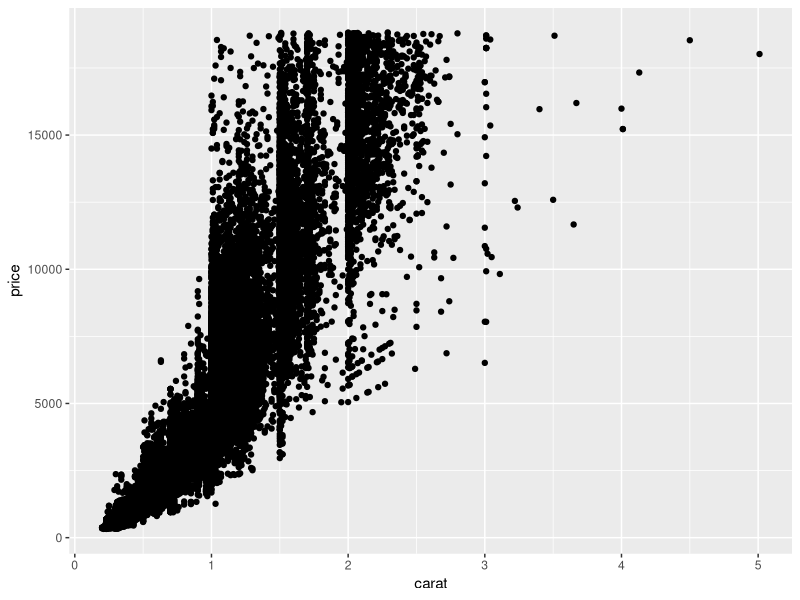
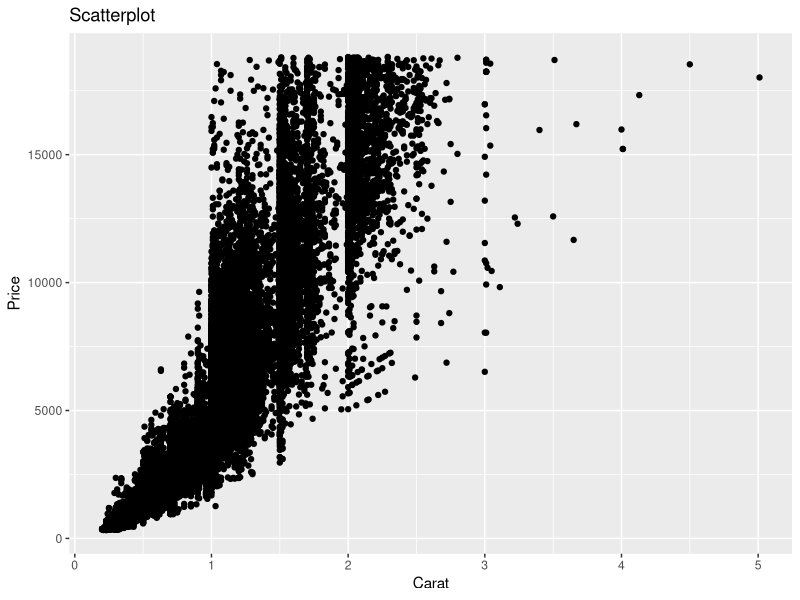
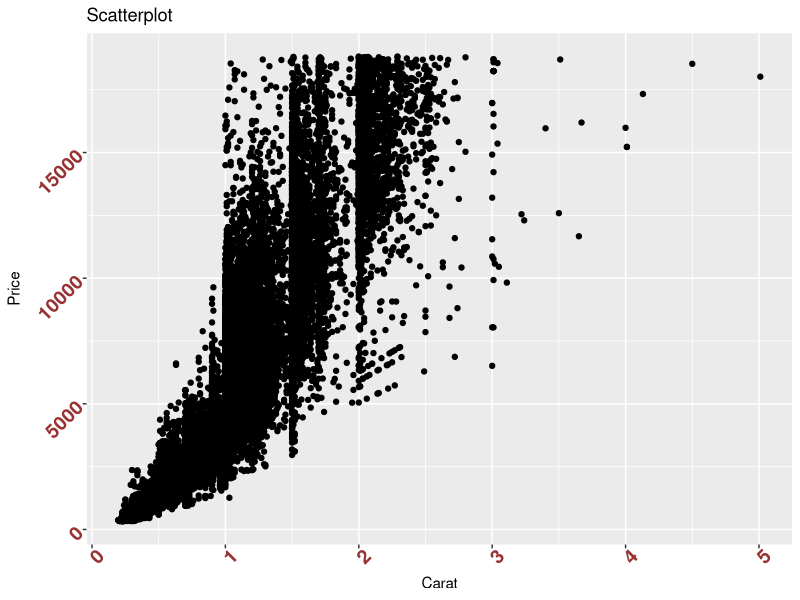
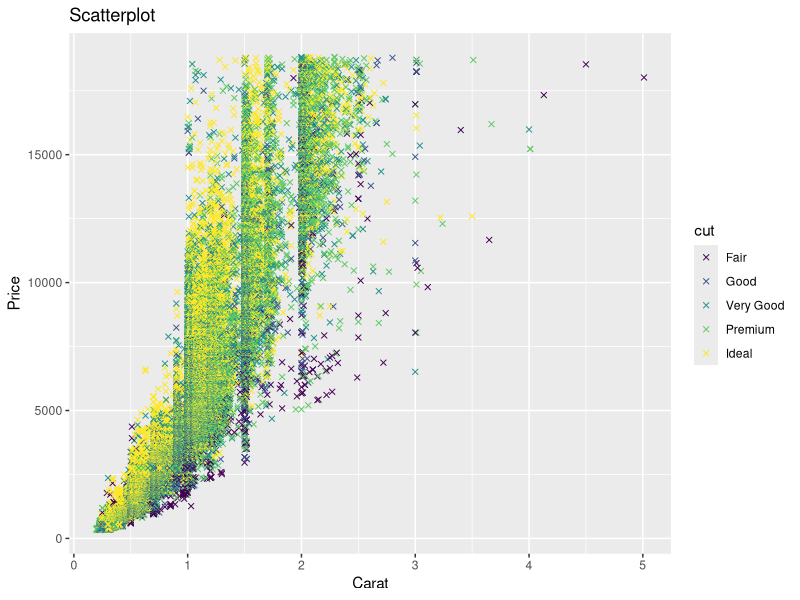
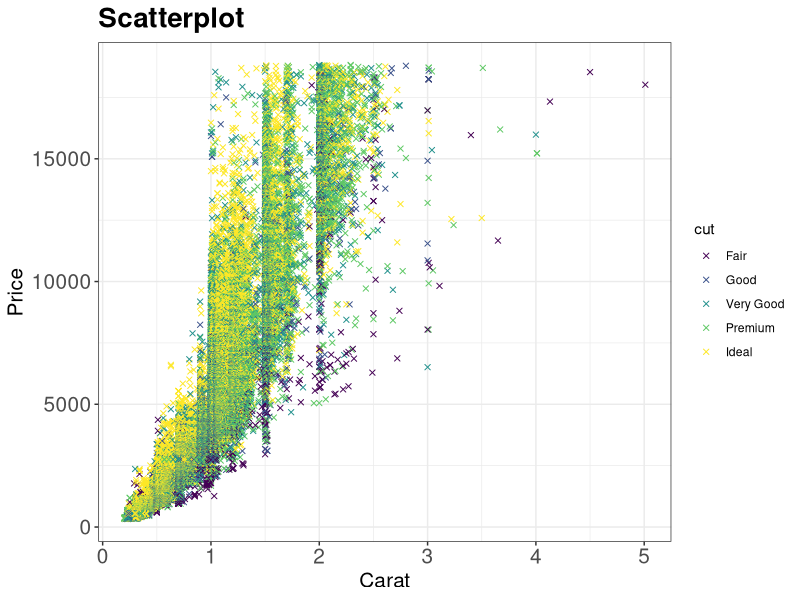
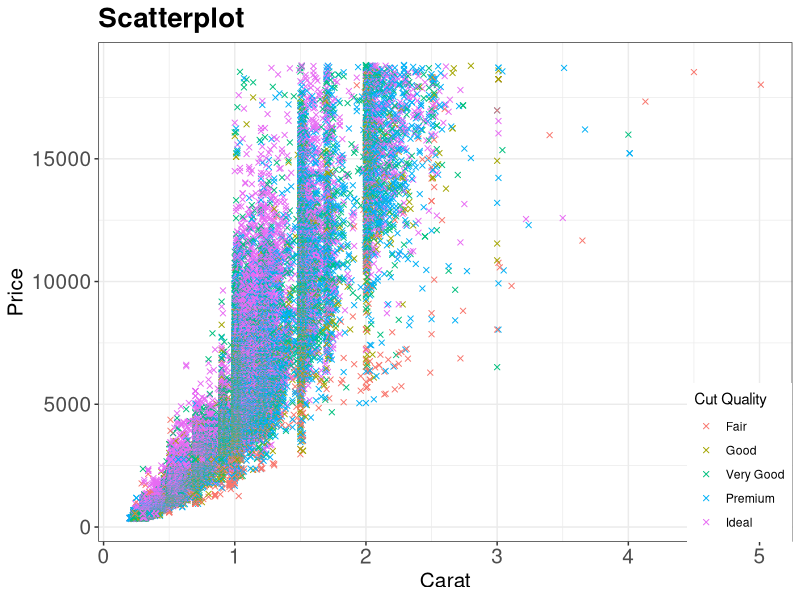
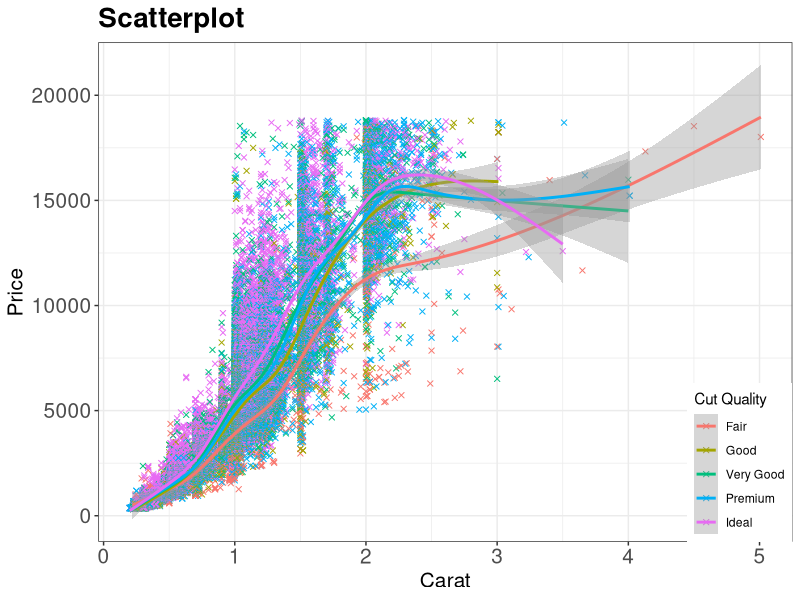
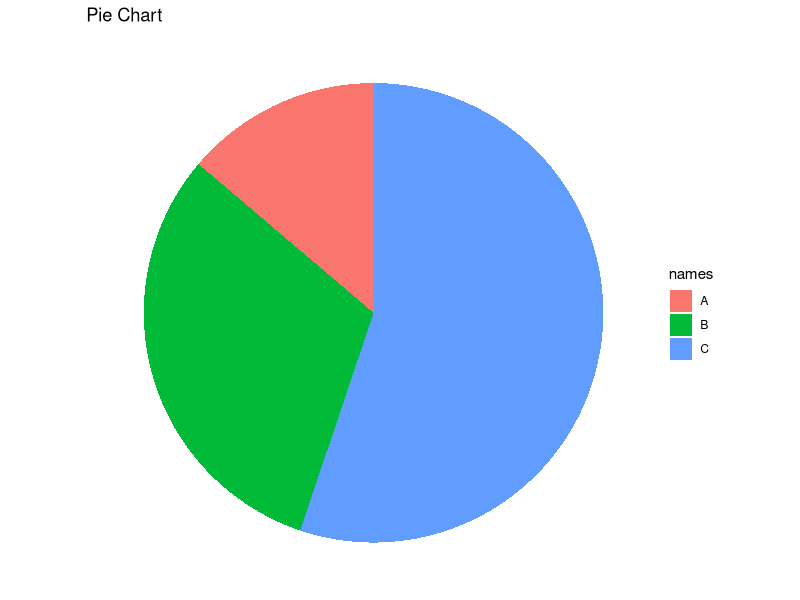

Write the R code that produced these figures, in order.
## ---- chunk 1
options(scipen=1, digits=4)
knitr::opts_chunk$set(echo = TRUE, message = FALSE, warning = FALSE, cache = TRUE, cache.lazy=TRUE, tidy.opts=list(width.cutoff=20),tidy=TRUE, fig.height=8, digits=4)
## ---- chunk 2
library(ggplot2)
p <- ggplot(diamonds, # the data set
       aes(x=carat, y=price) # aesthetics
       ) + geom_point() # geometry
p
## ---- chunk 3
library(ggplot2)
p <- p + labs(title="Scatterplot", x="Carat", y="Price")
p
## ---- chunk 4
p <- p + theme(axis.text.x = element_text(face="bold", color="#993333", 
                           size=14, angle=45),
          axis.text.y = element_text(face="bold", color="#993333", 
                           size=14, angle=45))
p
## ---- chunk 5
p <- ggplot(diamonds, aes(x=carat, y=price, color=cut)) + geom_point(shape = 4) + 
  labs(title="Scatterplot", x="Carat", y="Price")
p
## ---- chunk 6
p <- p + theme_bw() + theme(plot.title=element_text(size=20, face="bold"), 
  axis.text.x=element_text(size=15), axis.text.y=element_text(size=15),
  axis.title.x=element_text(size=15), axis.title.y=element_text(size=15))
p
## ---- chunk 7
p <- p + 
  theme(legend.justification=c(1,0), legend.position=c(1,0)) + # legend inside
  scale_color_discrete(name="Cut Quality")  # Change legend title
p
## ---- chunk 8
p <- p + geom_smooth()
p
## ---- chunk 9
set.seed(42) # making the code reproducible
data_vec <- rnorm(mean = 20, sd = 2, n = 54)
matrix(data_vec, nrow = 6)
## ---- chunk 10
df <- data.frame(
  slices = c(4,9,16), 
  names = c("A", "B", "C"))

ggplot(df, 
       aes(x="", y = slices, fill = names)) + 
  geom_bar(width = 1, stat = "identity") +
  coord_polar("y", start=0) +
  theme_void() +
  labs(title = "Pie Chart")
## ---- chunk 11
df <- data.frame(
  Data = data_vec, 
  Sequence = 1:length(data_vec))

ggplot(df, 
       aes(x=Sequence, y = Data)) + 
  geom_point() +
  theme_classic() +
  labs(title = "Scatterplot")
## ---- chunk 12
df <- data.frame(
  Data = sort(data_vec), 
  Sequence = 1:length(data_vec))

ggplot(df, 
       aes(x=Sequence, y = Data)) + 
  geom_line() +
  theme_classic() +
  labs(title = "Line Plot")
## ---- chunk 13
df <- data.frame(
  slices = c(4,9,16), 
  names = c("A", "B", "C"))

ggplot(df, 
       aes(x=names, y = slices)) + 
  geom_bar(width = .5, 
           stat = "identity") +
  theme_void() +
  labs(title = "Bar Chart")
## ---- chunk 14
ggplot() + aes(data_vec)+ 
  geom_histogram(binwidth=1, colour="black", fill="white")
## ---- chunk 15
ggplot() + aes(data_vec) +
  geom_freqpoly()
## ---- chunk 16
library(vegan)

dist_mat <- vegdist(
  matrix(data_vec[1:25]
         , nrow=5))

clust <- hclust(
  d = dist_mat, 
  method="single")

plot(clust)
## ---- chunk 17
location <- as.factor(
  c(rep("A",27), rep("B",27)))

data_df <- data.frame(
  data_vec,location)

ggplot(data_df, 
       aes(x = location, y = data_vec)) +
  geom_boxplot() 
